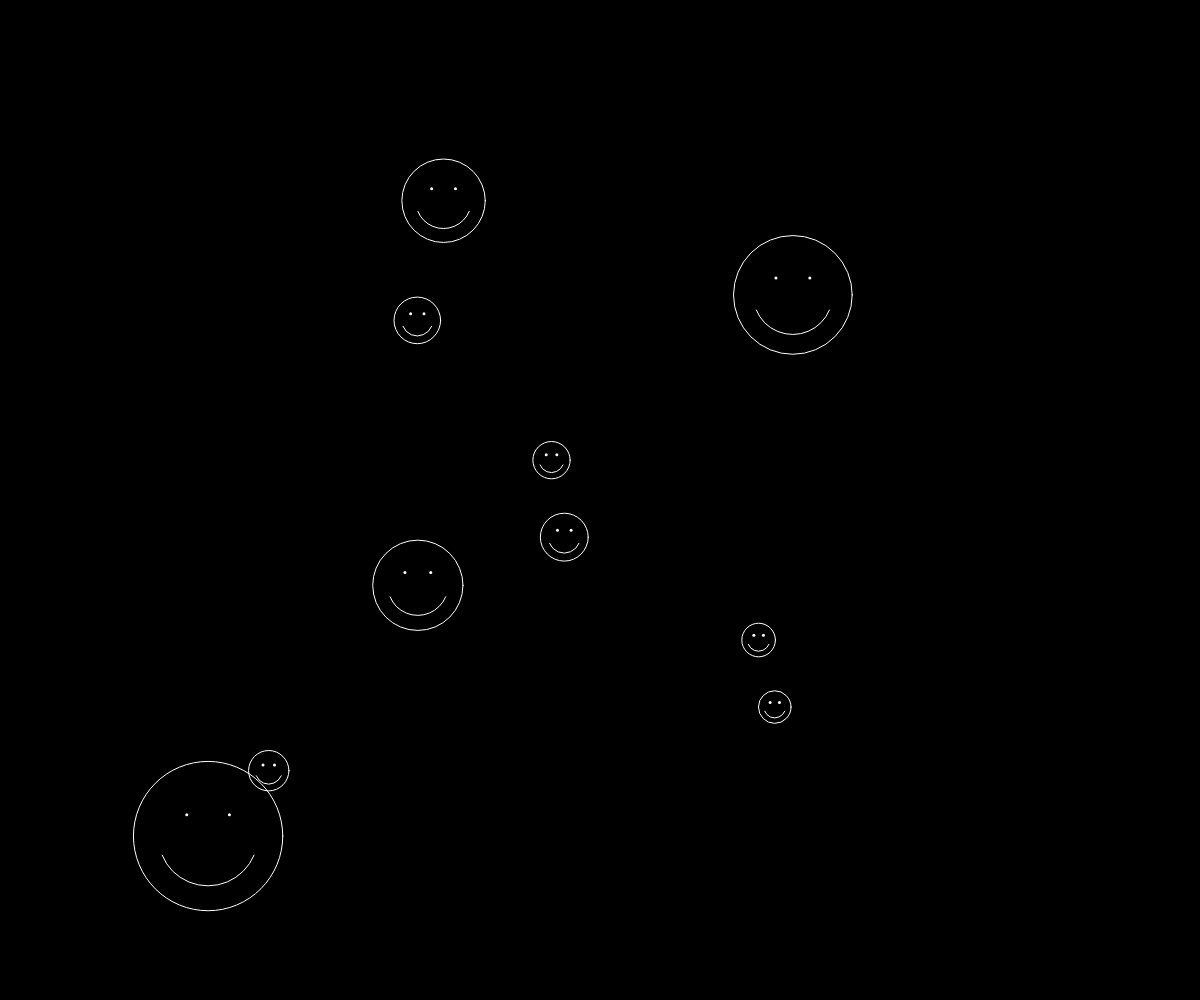
Frame 1 (no input)
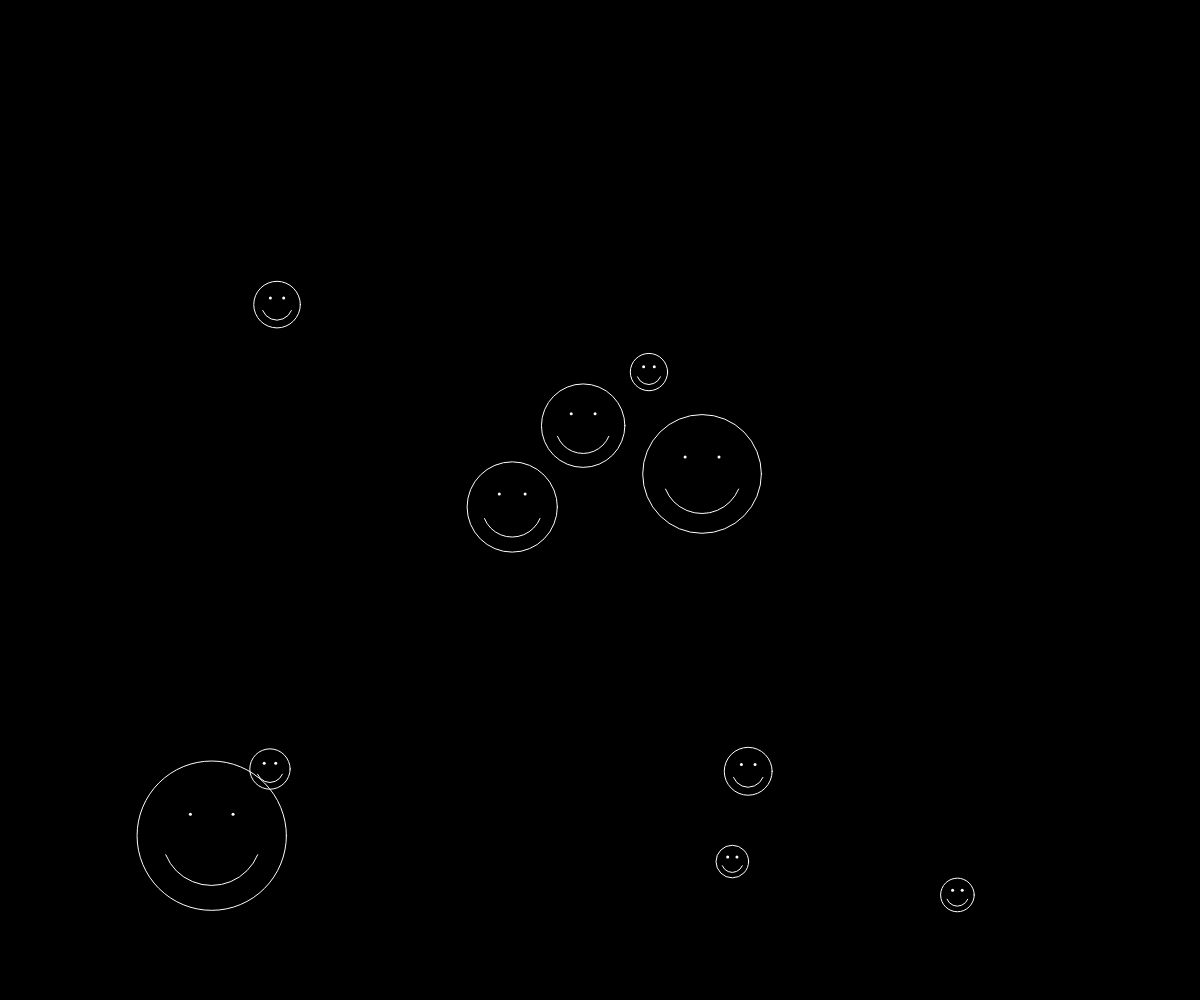
Frame 60 (no input)
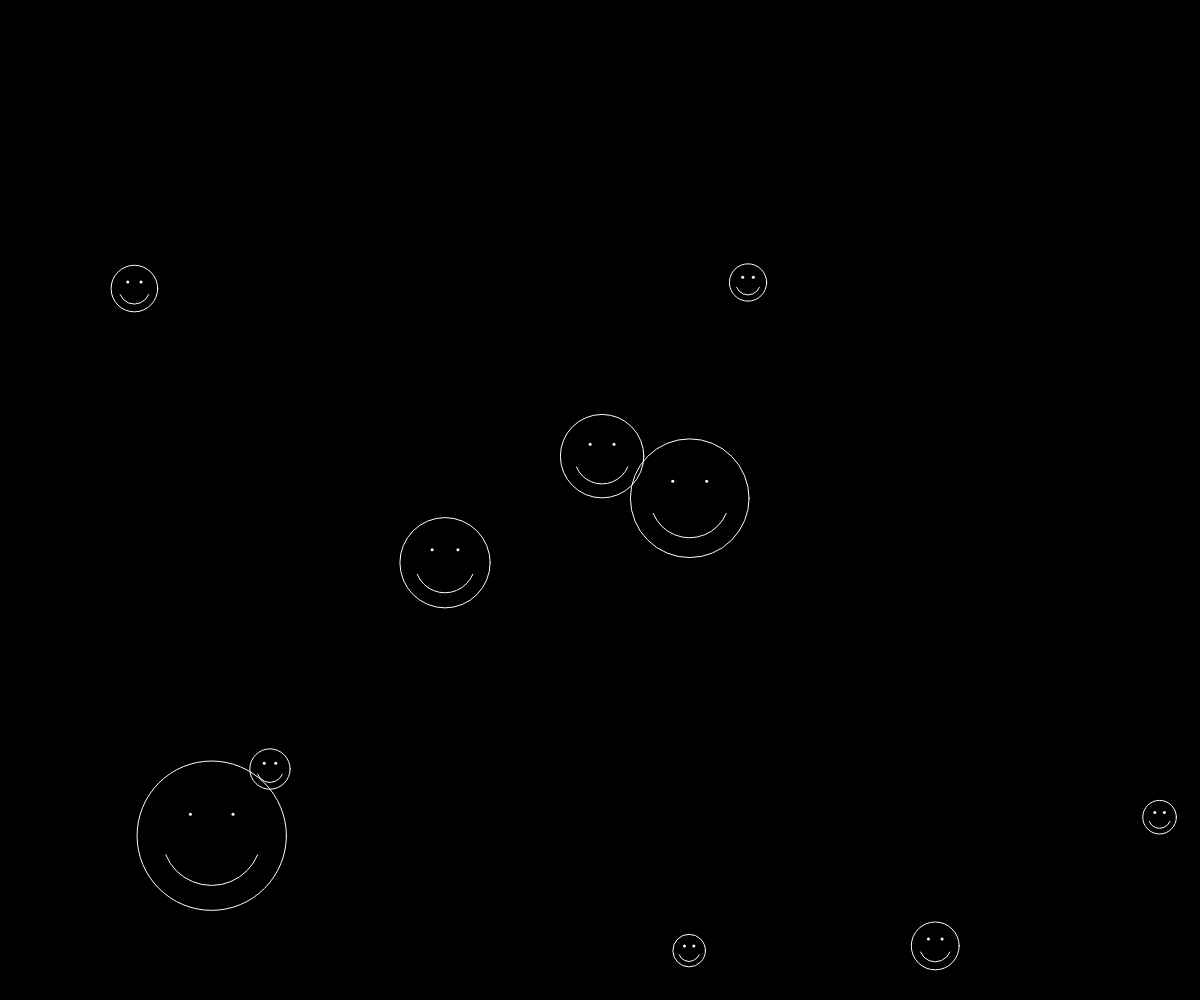
Frame 120 (the mouse pressed at the canvas centre since frame 60)

The p5.js sketch that drew these frames (run headless with seeded random() and noise() and a simulated clock; from frame 60 on, the mouse is pressed at the canvas centre):

// p5.js sketch
// ── sketch.js

let smiles = [];
let max = 10;

function setup(){

  createCanvas(windowWidth, windowHeight);
    background('black');
    for(let i = 0; i < max; i++){
      smiles.push(new smile(random(150, width - 150), random(150, height - 150), random(25, 150), random(-5,5), random(-5,5)));
    }
}

function draw(){

  background('black');
  for(let i = 0; i < max; i++){
    smiles[i].frame();
    smiles[i].collision(smiles, i);

  }
}

// ── smile.js
class smile{
  constructor(x,y,width,deltaX,deltaY){
    this.posX = x;
    this.posY = y;
    this.width = width;
    this.deltaX = deltaX;
    this.deltaY = deltaY;
    this.rad = this.width/2;
  }
  display(){
    push();
    noFill();
    stroke('white');
    // translate(this.posX, this.posY);
    ellipse(this.posX,this.posY,this.width);
    arc(this.posX,this.posY,this.width/1.5,this.width/1.5, PI/8 , 7*PI/8);

    strokeWeight(3);
    point(this.posX - this.width/7, this.posY - this.width/7);
    point(this.posX + this.width/7, this.posY - this.width/7);

    pop();
  }
  move(){
    this.posX += this.deltaX;
    this.posY += this.deltaY;
  }
  edgeCheck() {
       // check if the ball has hit a vertical wall (left or right walls)
       if (this.posX + this.rad >= width || this.posX - this.rad <= 0) {
           this.deltaX *= -1;

       }
       // check if the ball has hit a horizontal wall (top or bottom walls)
       if (this.posY + this.rad >= height || this.posY - this.rad <= 0) {
           this.deltaY *= -1;

       }
     }
    collision(otherSmiles, myId){
      // for loop touches each of the balls in the array
        for (let n = 0; n < otherSmiles.length; n++) {
            // if n != myId, then check for touching
            // otherwise, its ME and we need to skip
            if (n != myId) {
                let d = dist(this.posX, this.posY, otherSmiles[n].posX, otherSmiles[n].posY);
                let combinedR = this.rad + otherSmiles[n].rad;

                if (d <= combinedR) {
                    this.deltaX *= -1;
                    this.deltaY *= -1;
                }
            }
    }
  }
    frame(){
      this.display();
      this.move();
      this.edgeCheck();
    }
}
